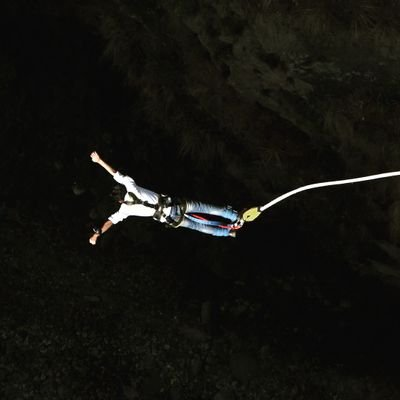
#> input picture IMG_1.jpg, 400 x 400 px
$ jupyter execute 6.Blending.ipynb
#> lines starting #> are read from the running program, lines starting #| are printed output that depends on the picture
[cell 1]
import cv2
import numpy as np

img1 = cv2.imread('IMG_1.jpg')
#> img1 is the input picture: shape (400, 400, 3); mean B, G, R 14.5, 18.8, 19
img2 = cv2.imread('pic.jpg')
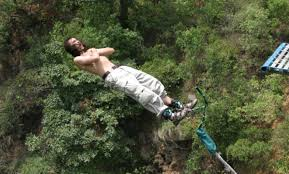
#> input picture pic.jpg, 289 x 174 px
#> img2 is the input picture: shape (174, 289, 3); mean B, G, R 57.7, 84.4, 77.6


print(img1.shape)
#| (400, 400, 3)
print(img2.shape)
#| (174, 289, 3)

img1 = cv2.resize(img1, (512, 512))
#> img1: shape (512, 512, 3)
img2 = cv2.resize(img2, (512, 512))
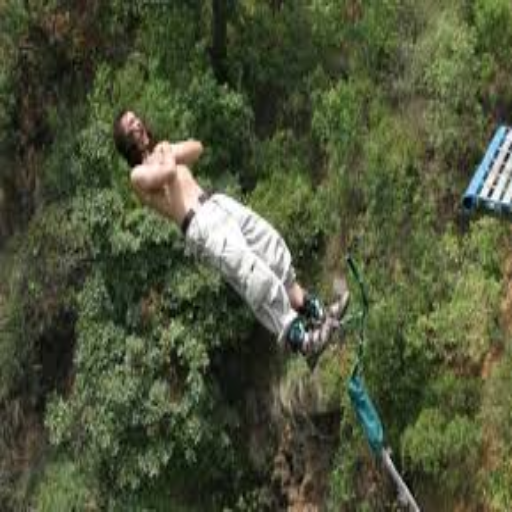
#> img2: shape (512, 512, 3); mean B, G, R 57.5, 84.3, 77.5

#img3 = cv2.resize(img3, (512, 512))

dst = cv2.addWeighted(img1,0.7,img2,0.3,0)
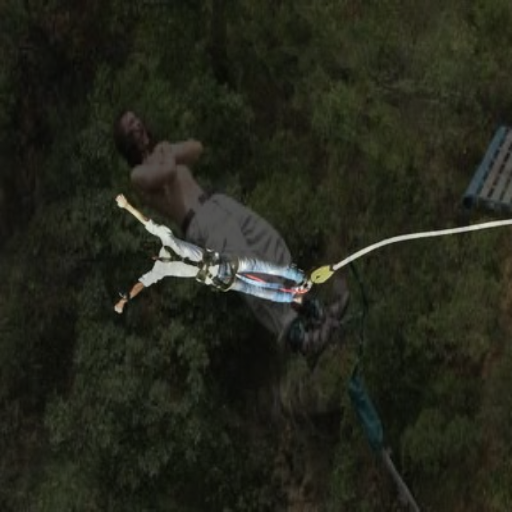
#> dst: shape (512, 512, 3); mean B, G, R 27.3, 38.4, 36.5

cv2.imshow('dst',dst)
cv2.waitKey(0)
cv2.destroyAllWindows()
